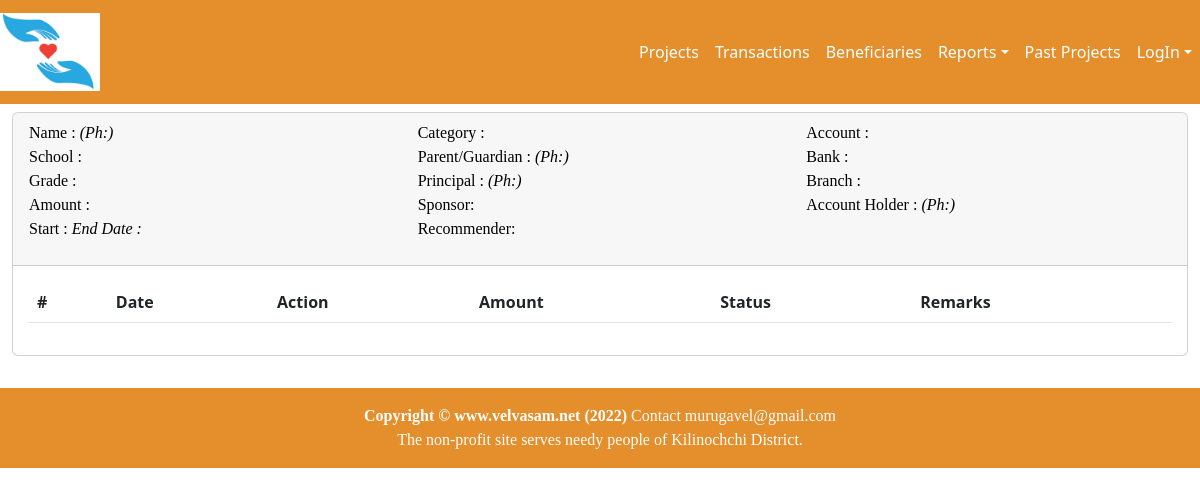
The app's page /accounts/beneficiaryDetail/17, older data.
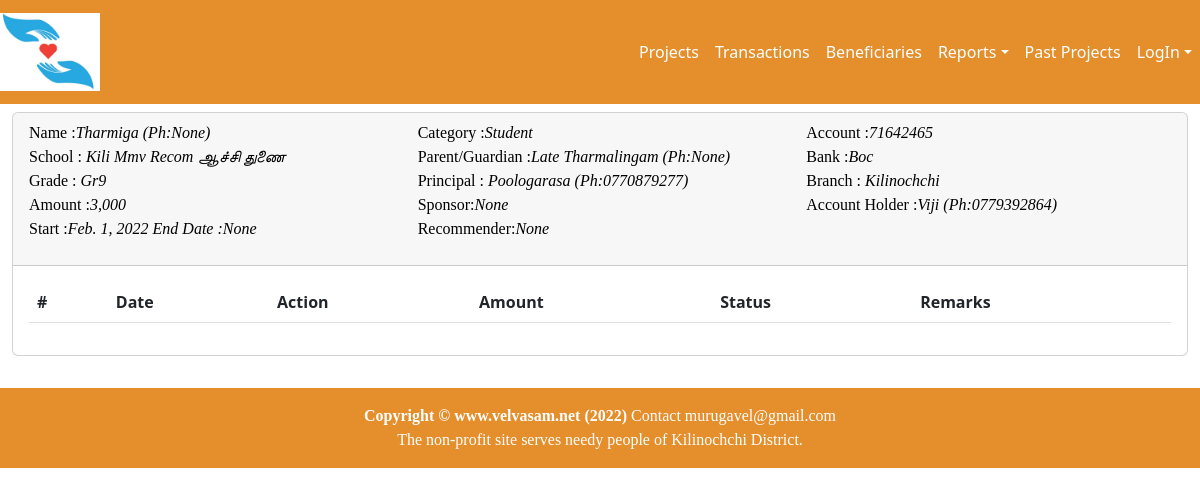
The same page, newer data.
### accounts/models.py (models this page shows)
class Beneficiary(models.Model):
    CATEGORY = [
        ('Student','Student'),
        ('Teacher','Teacher'),
        ('Patient','Patient'),
        ('Poverty','Poverty'),
    ]
    name =models.CharField(max_length=32)
    mobile=models.CharField(max_length=16,null=True,blank=-True)
    school = models.CharField(max_length=32,null=True,blank=-True)
    grade = models.CharField(max_length=16,null=True,blank=-True)
    account = models.CharField(max_length=32)
    bank=models.CharField(max_length=16)
    branch=models.CharField(max_length=16)
    accountHolder = models.CharField(max_length=32)
    holderMobile = models.CharField(max_length=16,null=True,blank=-True)
    parent = models.CharField(max_length=32,null=True,blank=-True)
    principal= models.CharField(max_length=32,null=True,blank=-True)
    amount = models.IntegerField()
    category = models.CharField(max_length=12,choices=CATEGORY)
    parentMobile=models.CharField(max_length=16,null=True,blank=-True)
    principalMobile = models.CharField(max_length=16,null=True,blank=-True)
    remarks  = models.CharField(max_length=1000,null=True,blank=-True)
    startDate = models.DateField(default=timezone.now)
    endDate = models.DateField(null=True,blank=-True)
    sponsor = models.CharField(max_length=32,null=True,blank=True)
    recommender = models.CharField(max_length=32,null=True,blank=True)

### accounts/views.py (the view)
# urls.py: re_path(r'beneficiaryDetail/(?P<pk>\d+)', beneficiaryDetailView, name='beneficiaryDetail'),
def beneficiaryDetailView(request,pk):
    if request.method == 'GET':
        beneficiary = Beneficiary.objects.filter(id=pk).first()
        data_list = Transaction.objects.filter(beneficiary_id=pk)
        context={ 'data_list':data_list, 'beneficiary':beneficiary}
        return render(request = request,template_name = "beneficiary.html",context=context)

### accounts/templates/beneficiary.html (shortened to what this page needs)
{% extends 'home/base.html' %}
{% block content %}
{% load static %}
{% load crispy_forms_tags %}
<div class="container-fluid">
    <div class="card mt-2 mb-2">
        <div class="card-header">
            <div class="row">
                    <div class="col-sm-4">
                        <p class="text-capitalize">
                        <strong>Name   :</strong><i>{{beneficiary.name}} (ph:{{beneficiary.mobile}})</i><br>
                        <strong>School :</strong> <i> {{beneficiary.school}}</i><br>
                        <strong>Grade  :</strong> <i>{{beneficiary.grade}} </i><br>
                        <strong>Amount :</strong><i>{{beneficiary.amount|floatformat:"-3g"}} </i><br>
                        <strong>Start  :</strong><i>{{beneficiary.startDate}} <strong>End Date :</strong>{{beneficiary.endDate}}</i>
                        </p>
                    </div>
                    <div class="col-sm-4">
                        <p class="text-capitalize">
                        <strong>Category :</strong><i>{{beneficiary.category}} </i><br>
                        <strong>Parent/Guardian :</strong><i>{{beneficiary.parent}} (ph:{{beneficiary.parentMobile}})</i><br>
                        <strong>Principal :</strong><i> {{beneficiary.principal}} (ph:{{beneficiary.principalMobile}})</i><br>
                        <strong>Sponsor:</strong><i>{{beneficiary.sponsor}}</i><br>
                        <strong>Recommender:</strong><i>{{beneficiary.recommender}}</i><br>
                        </p>
                    </div>
                    <div class="col-sm-4">
                        <p class="text-capitalize">
                        <strong>Account :</strong><i>{{beneficiary.account}}</i><br>
                        <strong>Bank    :</strong><i>{{beneficiary.bank}}</i><br>
                        <strong>Branch  :</strong><i> {{beneficiary.branch}}</i><br>
                        <strong>Account Holder :</strong><i>{{beneficiary.accountHolder}} (ph:{{beneficiary.holderMobile}})</i><br>
                    </div>
            </div>
        </div>
        <div class="card-body">
            <table class="table table-striped table-hover">
                <thead>
                    <tr>
                        <th scope="col">#</th>
                        <th scope="col">Date</th>
                        <th scope="col">Action</th>
                        <th scope="col">Amount</th>
                        <th scope="col">Status</th>
                        <th scope="col">Remarks</th>
                    </tr>
                </thead>
            </table>
            </div>
        </div>
    </div>
</div>
{% include 'home/footer.html' %}
{% endblock %}

Row changes from the older to the newer data that the page shows:
added Beneficiary: name "Tharmiga", mobile "None", school "Kili Mmv Recom ஆச்சி துணை", grade "Gr9", amount "3,000", startDate "Feb. 1, 2022", endDate "None", category "Student", parent "Late Tharmalingam", parentMobile "None", principal "Poologarasa", principalMobile "0770879277", sponsor "None", recommender "None", account "71642465", bank "Boc", branch "Kilinochchi", accountHolder "Viji", holderMobile "0779392864"
